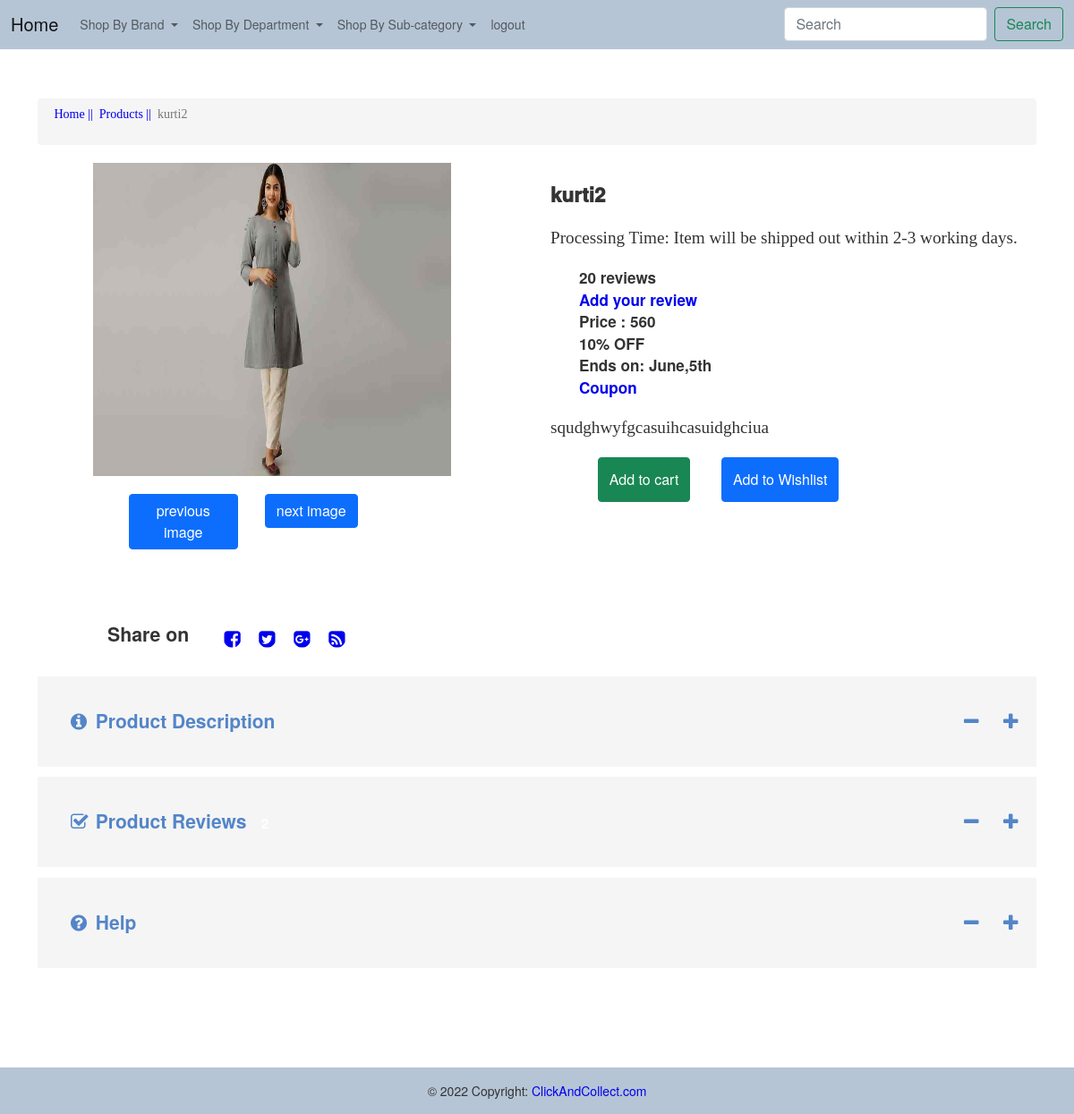
Page /admin/product_single.php?id=31 (signed in) on the committed database.
### tables this page shows
CREATE TABLE IF NOT EXISTS `products` (
  `p_id` int(11) NOT NULL AUTO_INCREMENT,
  `name` varchar(100) DEFAULT NULL,
  `b_id` int(11) DEFAULT NULL,
  `sub_id` int(11) DEFAULT NULL,
  `s_id` int(11) NOT NULL,
  `size` varchar(100) DEFAULT NULL,
  `description` varchar(200) DEFAULT NULL,
  `prev_price` varchar(255) NOT NULL,
  `price` double DEFAULT NULL,
  `quantity` int(11) DEFAULT NULL,
  `status` int(11) NOT NULL,
  PRIMARY KEY (`p_id`),
  KEY `FK_brand1` (`b_id`),
  KEY `FK_catagory1` (`sub_id`),
  KEY `FK_seller` (`s_id`)
);

### admin/product_single.php (the view, shortened to what this page needs)
<?php
    include 'include/connection.php';
    $id = $_REQUEST['id'];
    $query1 = "select * from products where p_id = $id ";
    $table1=mysqli_query($con,$query1);
    $row1 = mysqli_fetch_array($table1);
?>
<!DOCTYPE html>
<html>
<head>
  <link type="text/css" rel="stylesheet" href="css/font-awesome.min.css" />
  <link rel="stylesheet" href="https://stackpath.bootstrapcdn.com/bootstrap/5.0.0-alpha1/css/bootstrap.min.css">
  <link type="text/css" rel="stylesheet" href="css/font-awesome.min.css" />
  <link rel="stylesheet" href="https://cdnjs.cloudflare.com/ajax/libs/font-awesome/4.7.0/css/font-awesome.min.css">
  <link href="https://cdn.jsdelivr.net/npm/bootstrap@5.0.2/dist/css/bootstrap.min.css" rel="stylesheet">
  <link href="include/style.css" rel="stylesheet" />
  <link href="include/style2.css" rel="stylesheet" />
  <link href="include/style3.css" rel="stylesheet" />
</head>
<body>
<div class="b">
     <?php include 'include/navbar.php' ?>
</div>
<div class="content-area prodcuts">
    <div class="container">
        <ol class="breadcrumb breadcrumb1">
        <li><a href="account.php"><pre class="pname"> Home ||</pre></a></li>
            <li><a href="products.php"> <pre class="pname">  Products ||</pre> </a></li>
            <li class="active"><pre class="pname">  <?php echo $row1['name'];?></pre> </li>
        </ol>
        <div class="single-product">
            <div class="row" id="">
                <div class="col-md-6 single-top-left">
                    <div class="flexslider">
                        <ul class="slides">
                            <div class="row">
                                <div class="col-md-9">
                                        <img src=""  height ="350" width = "400" alt="">
                                </div>
                            </div>
                            <div class="row im">
                                <div class="col-md-4">
                                   <button class="btn btn-primary" onclick="previousimage()">previous image</button>
                                </div>
                                <div class="col-md-4">
                                    <button class="btn btn-primary" onclick = "nextimage()">next image</button>
                                </div>
                            </div>
                        </ul>
                    </div>
                </div>
                <div class="col-md-6 single-top-right">
                    <h3 class="item_name"><?php echo $row1['name'];?></h3>
                    <p class="p">Processing Time: Item will be shipped out within 2-3 working days. </p>
                    <div class="single-rating">
                        <ul>
                            <li class="rating"><b> 20 reviews</b></li>
                            <li><b><a href="#">Add your review</a></b></li>
                            <li><b>Price : <?php echo $row1['price'];?></b></li>
                            <li><b><span class="off">10% OFF</span></b></li>
                            <li><b>Ends on: June,5th</b></li>
                            <li><b><a href="#"> Coupon</a></b></li>
                        </ul>
                    </div>
                    <div class="">
                        <p class="p"><?php echo $row1['description'];?> </p>
                    </div>
                    <form action="#" method="post">
                        <div class="row">
                            <div class="col-md-4 but1">
                                <button type="submit" class="btn btn-success  but" > Add to cart</button>
                            </div>
                            <div class="col-md-5">
                                  <button class="btn btn-primary  but"></i> Add to Wishlist</button>
                            </div>
                        </div>
                    </form>
                </div>
            </div>
            <div class="share">
                <div class="single-page-icons social-icons ic">
                            <h4 class="row">
                                <div class= "col-sm-2">
                                    Share on
                                </div>
                                <div class= "col-sm-10">
                                    <a href="#" class="fa fa-facebook-square icon facebook"> </a>
                                    <a href="#" class="fa fa-twitter-square icon twitter"> </a>
                                    <a href="#" class="fa fa-google-plus-square icon googleplus"> </a>
                                    <a href="#" class="fa fa-rss-square icon rss"> </a>
                                </div>
                            </h4>
                </div>
            </div>
            <div class="single-product-everything des">
                <div class="single-extra-div">
                    <a data-toggle="collapse" class="pointer main" aria-expanded="true" data-target="#productDescriptionCollapse" aria-controls="#productDescriptionCollapse">
                        <span class="pull-left title-sidebar des1"><i class="fa fa-info-circle"></i> Product Description</span>
                        <span class="pull-right"><i class="fa fa-plus"></i></span>
                        <span class="pull-right"><i class="fa fa-minus"></i></span>
                        <div class="clearfix"></div>
                    </a>
                </div>
                <div class="single-extra-div">
                    <a data-toggle="collapse" class="pointer main" aria-expanded="true" data-target="#productReviewCollapse" aria-controls="#productReviewCollapse">
                        <span class="pull-left title-sidebar des1"> <i class="fa fa-check-square-o"></i>
                            Product Reviews <span class="badge">2</span>
                        </span>
                        <span class="pull-right"><i class="fa fa-plus"></i></span>
                        <span class="pull-right"><i class="fa fa-minus"></i></span>
                        <div class="clearfix"></div>
                    </a>
                </div>
                <div class="single-extra-div">
                    <a data-toggle="collapse" class="pointer main" aria-expanded="true" data-target="#productHelpCollapse" aria-controls="#productHelpCollapse">
                        <span class="pull-left title-sidebar des1"> <i class="fa fa-question-circle"></i> Help </span>
                        <span class="pull-right"><i class="fa fa-plus"></i></span>
                        <span class="pull-right"><i class="fa fa-minus"></i></span>
                        <div class="clearfix"></div>
                    </a>
                </div>
            </div>
        </div>
    </div>
    </div>
<div class="bot">
    <?php include 'include/footer.php' ?>
</div>
</body>
</html>

### admin/include/style.css (style rules this page uses)
.b { background-color: #b6c5d5!important; }
body { background-color: #f8f9fa; }
.row { margin-right: -15px; margin-left: -15px; }
* { -webkit-box-sizing: border-box; -moz-box-sizing: border-box; box-sizing: border-box; }
div { display: block; }
a { color: #3a2bd3; -webkit-transition: all 0.3s ease; transition: all 0.3s ease; }
a { background-color: transparent; }
a { color: #337ab7; text-decoration: none; text-decoration-line: none; text-decoration-thickness: none; text-decoration-style: none; text-decoration-color: none; }
ol, ul { margin-top: 0; margin-bottom: 10px; }
.h1, .h2, .h3, h1, h2, h3 { margin-top: 20px; margin-bottom: 10px; }
.h1, .h2, .h3, .h4, .h5, .h6, h1, h2, h3, h4, h5, h6 { font-family: inherit; font-weight: 500; line-height: 1.1; color: inherit; }
h3 { display: block; font-size: 1.17em; margin-block-start: 1em; margin-block-end: 1em; margin-inline-start: 0px; margin-inline-end: 0px; font-weight: bold; }
li { display: list-item; text-align: -webkit-match-parent; }
.fa { display: inline-block; font: normal normal normal 14px/1 FontAwesome; font-size: inherit; text-rendering: auto; -webkit-font-smoothing: antialiased; -moz-osx-font-smoothing: grayscale; }
.pull-right { float: right!important; }
p { display: block; margin-block-start: 1em; margin-block-end: 1em; margin-inline-start: 0px; margin-inline-end: 0px; }

### admin/include/style2.css (style rules this page uses)
.prodcuts .row { margin-right: 0px; margin-left: 0px; }
li { display: list-item; text-align: -webkit-match-parent; }
.breadcrumb>li { display: inline-block; }
.breadcrumb>.active { color: #777; }
h4 { display: block; margin-block-start: 1.33em; margin-block-end: 1.33em; margin-inline-start: 0px; margin-inline-end: 0px; font-weight: bold; }
.h4, .h5, .h6, h4, h5, h6 { margin-top: 10px; margin-bottom: 10px; }
.h1, .h2, .h3, .h4, .h5, .h6, h1, h2, h3, h4, h5, h6 { font-family: inherit; font-weight: 500; line-height: 1.1; color: inherit; }
a:-webkit-any-link { color: -webkit-link; cursor: pointer; text-decoration: none; }
a { background-color: transparent; }
a { color: #337ab7; text-decoration: none; }
a { color: #3a2bd3; -webkit-transition: all 0.3s ease; transition: all 0.3s ease; }
a { text-decoration: none; text-decoration-line: none; text-decoration-thickness: initial; text-decoration-style: initial; text-decoration-color: initial; }
.col-lg-1, .col-lg-10, .col-lg-11, .col-lg-12, .col-lg-2, .col-lg-3, .col-lg-4, .col-lg-5, .col-lg-6, .col-lg-7, .col-lg-8, .col-lg-9, .col-md-1, .col-md-10, .col-md-11, .col-md-12, .col-md-2, .col-md-3, .col-md-4, .col-md-5, .col-md-6, .col-md-7, .col-md-8, .col-md-9, .col-sm-1, .col-sm-10, .col-sm-11, .col-sm-12, .col-sm-2, .col-sm-3, .col-sm-4, .col-sm-5, .col-sm-6, .col-sm-7, .col-sm-8, .col-sm-9, .col-xs-1, .col-xs-10, .col-xs-11, .col-xs-12, .col-xs-2, .col-xs-3, .col-xs-4, .col-xs-5, .col-xs-6, .col-xs-7, .col-xs-8, .col-xs-9 { position: relative; min-height: 1px; padding-right: 15px; padding-left: 15px; }
img { vertical-align: middle; }
a { color: #fa6f66; -webkit-transition: all 0.3s ease; transition: all 0.3s cubic-bezier(0.23, 1.01, 0.25, 1); }
a:-webkit-any-link { color: -webkit-link; cursor: pointer; }
* { -webkit-box-sizing: border-box; -moz-box-sizing: border-box; box-sizing: border-box; }
.btn-group-vertical>.btn-group:after, .btn-group-vertical>.btn-group:before, .btn-toolbar:after, .btn-toolbar:before, .clearfix:after, .clearfix:before, .container-fluid:after, .container-fluid:before, .container:after, .container:before, .dl-horizontal dd:after, .dl-horizontal dd:before, .form-horizontal .form-group:after, .form-horizontal .form-group:before, .modal-footer:after, .modal-footer:before, .modal-header:after, .modal-header:before, .nav:after, .nav:before, .navbar-collapse:after, .navbar-collapse:before, .navbar-header:after, .navbar-header:before, .navbar:after, .navbar:before, .pager:after, .pager:before, .panel-body:after, .panel-body:before, .row:after, .row:before { display: table; content: " "; }
.prodcuts .breadcrumb { margin-top: 5%; }
.breadcrumb { padding: 8px 15px; margin-bottom: 20px; list-style: none; background-color: #f5f5f5; border-radius: 4px; }
ol { display: block; list-style-type: decimal; margin-block-start: 1em; margin-block-end: 1em; margin-inline-start: 0px; margin-inline-end: 0px; padding-inline-start: 40px; }
.col-sm-10 { width: 83.33333333%; }
div { display: block; }
body { font-family: "Helvetica Neue",Helvetica,Arial,sans-serif; font-size: 14px; line-height: 1.42857143; color: #333; background-color: #fff; }

### rows in the picture
products: name "kurti2", price "560", description "squdghwyfgcasuihcasuidghciua"
